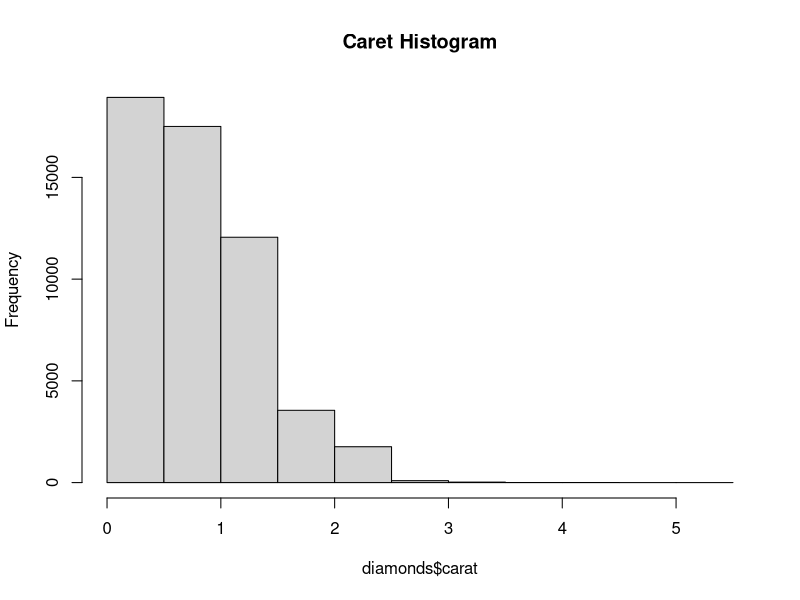
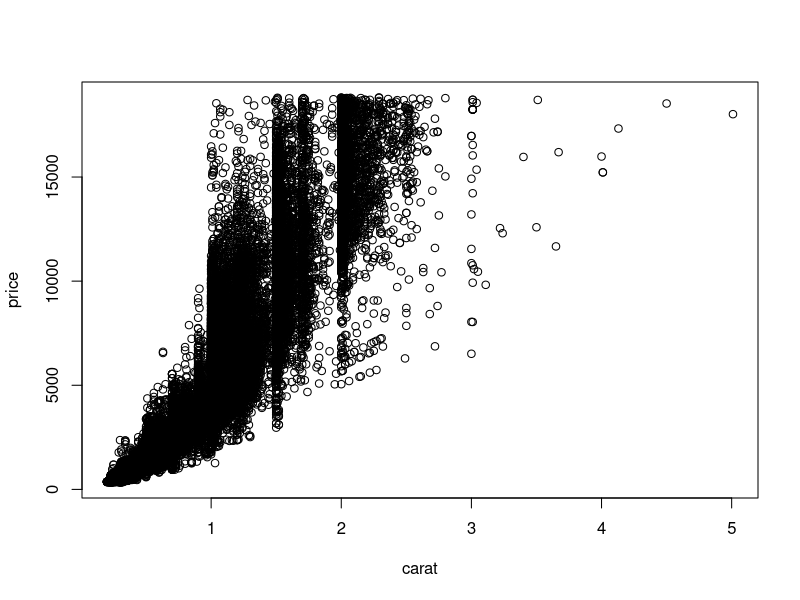
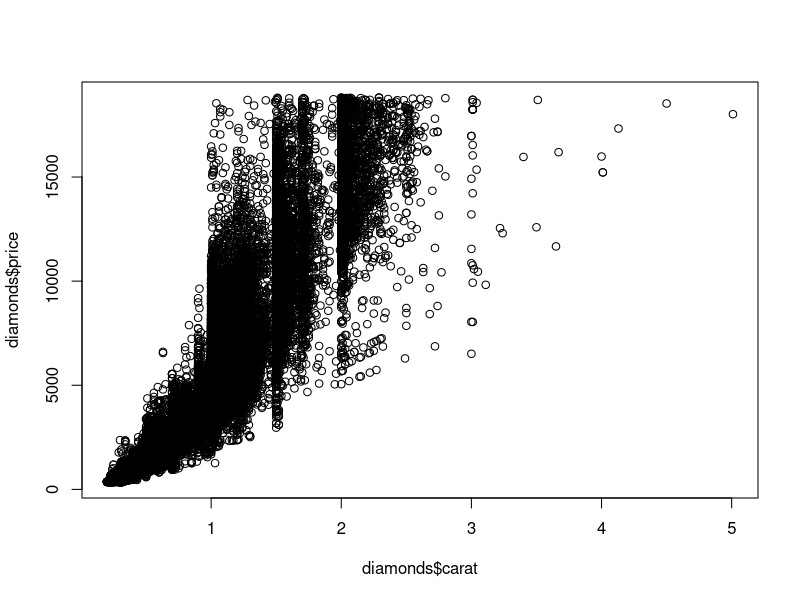
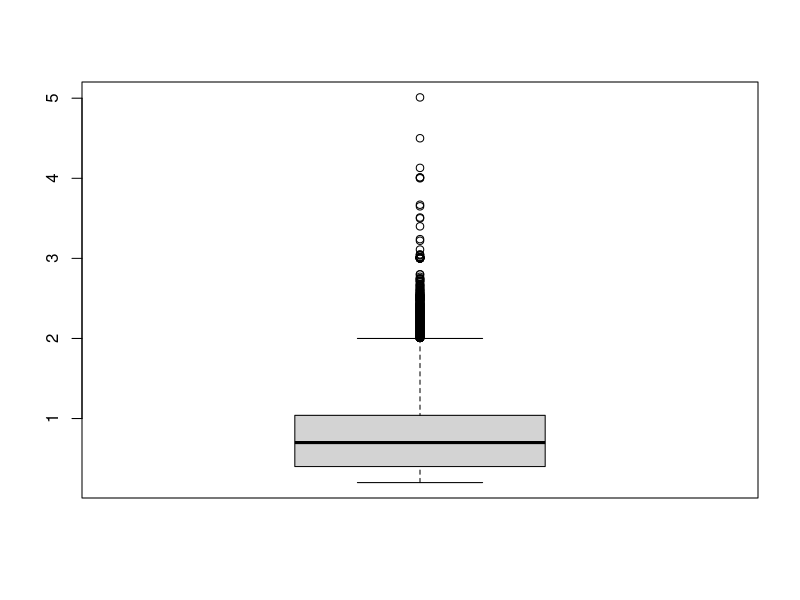
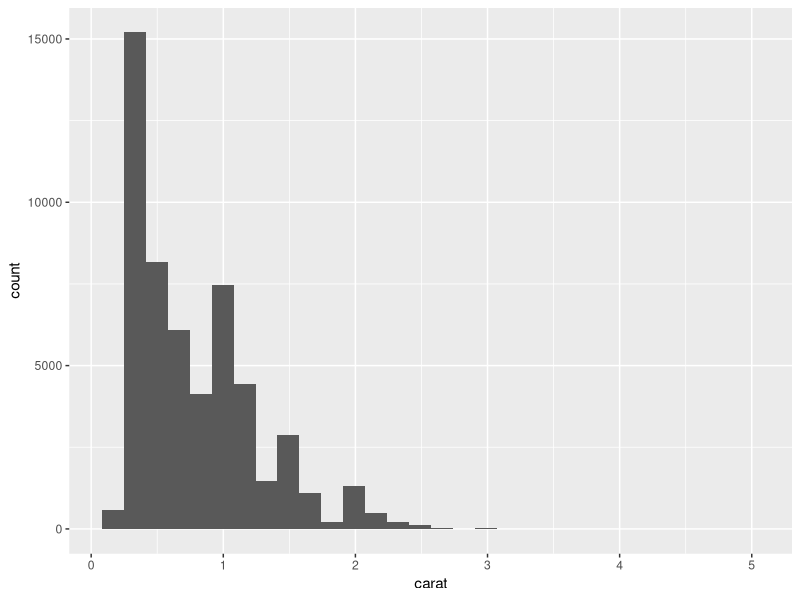
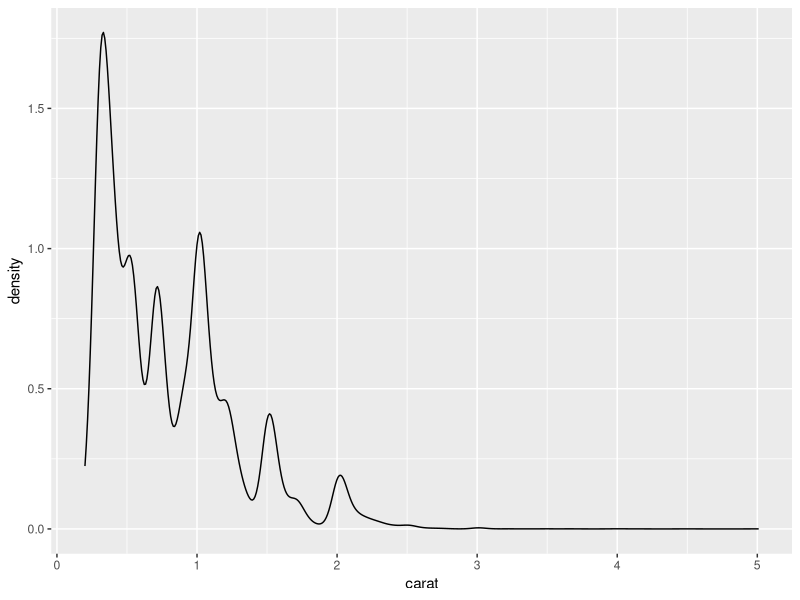
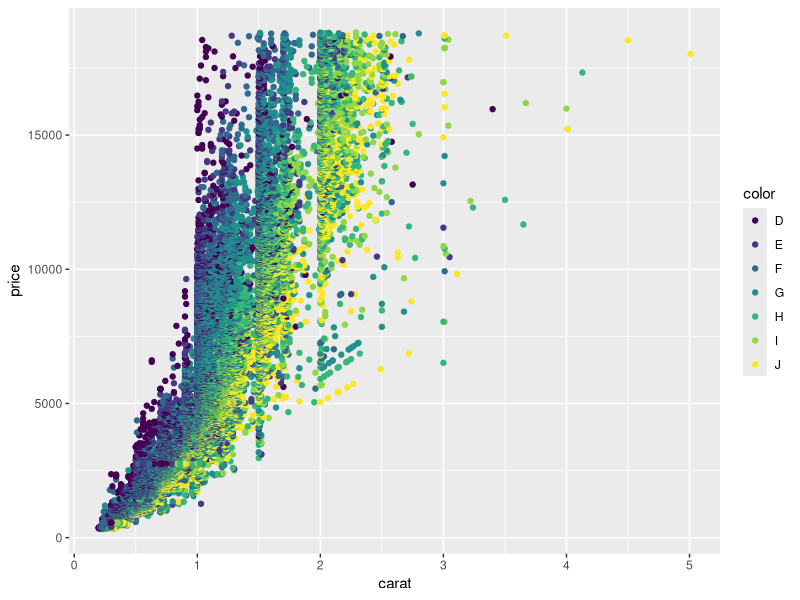
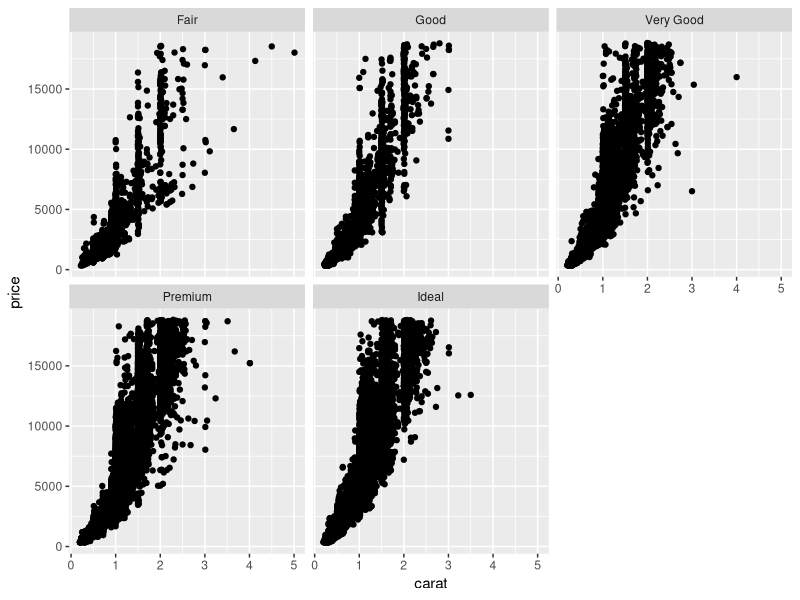

Write R code to recreate these figures, in order.
# load package
library(ggplot2)

# load data
diamonds

# summary
head(diamonds)

# histogram
hist(diamonds$carat, main="Caret Histogram")

# plot
plot(price ~ carat, data=diamonds)
plot(diamonds$carat, diamonds$price)

# boxplot
boxplot(diamonds$carat)

# ggplot, geom_histogram
ggplot(data=diamonds) + 
  geom_histogram(aes(x=carat))

# ggplot, geom_density
ggplot(data=diamonds) +
  geom_density(aes(x=carat))

# ggplot, geom_point
ggplot(diamonds, aes(x=carat, y=price)) +
  geom_point(aes(color=color))

# ggplot, geom_point, facet_wrap
ggplot(diamonds, aes(x=carat, y=price)) +
  geom_point() +
  facet_wrap(~cut)

# ggplot, geom_point, facet_grid
ggplot(diamonds, aes(x=carat, y=price)) +
  geom_point(aes(color=color)) +
  facet_grid(cut ~ clarity)

# ggplot, geom_histogram, facet_wrap
ggplot(diamonds, aes(x=carat)) +
  geom_histogram() +
  facet_wrap(~color)

# ggplot, geom_boxplot
ggplot(diamonds, aes(y=carat, x=1)) +
  geom_boxplot()

# ggplot, geom_boxplot
ggplot(diamonds, aes(y=carat, x=cut)) +
  geom_boxplot()

# ggplot, geom_violin
ggplot(diamonds, aes(y=carat, x=cut)) +
  geom_violin()

# ggplot, geom_violin, geom_point
ggplot(diamonds, aes(y=carat, x=cut)) +
  geom_violin() +
  geom_point()


# load data
economics

# ggplot, geom_line
ggplot(economics, aes(x=date, y=pop)) +
  geom_line()

# package
install.packages("lubridate")
library(lubridate)

# extract year
economics$year <- year(economics$date)
economics$month <- month(economics$date, label=TRUE)

# economics, year >= 2000
econ2000 <- economics[which(economics$year >= 2000), ]
econ2000

# ggplot, geom_line, scale_color_discrete, scale_y_continuou, labs
ggplot(econ2000, aes(x=month, y=pop)) +
  geom_line(aes(color=factor(year), group=year)) +
  labs(title="Population Growth", x="Month", y="Population")
  
  
